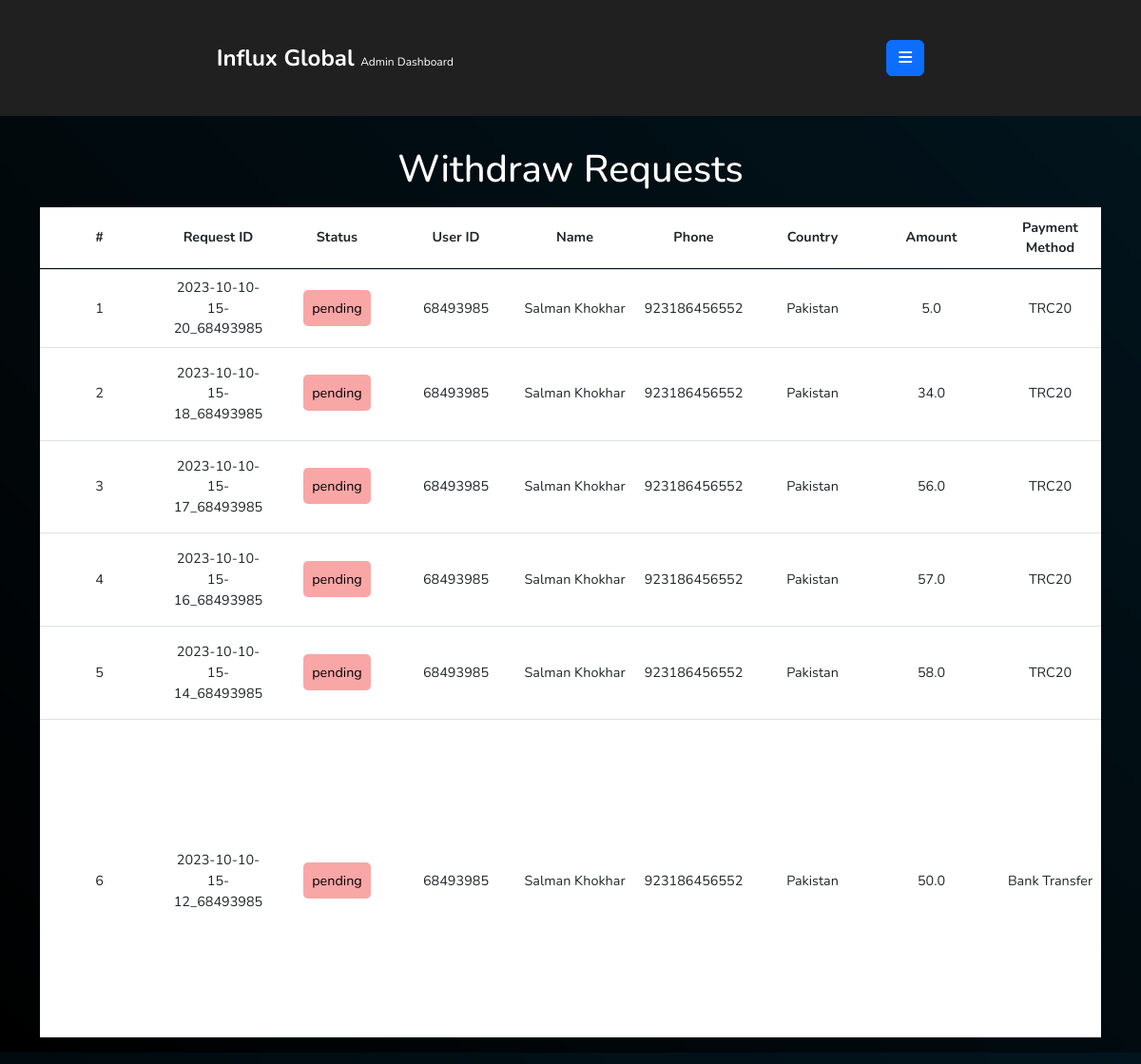
The app's page /admin/withdraw_requests (signed in) with its own data.
### backend.py (models this page shows)
class paymentResquests(db.Model):
    req_id = db.Column(db.String(50), primary_key=True)
    user_id = db.Column(db.String(50), nullable=True, unique=False)
    name = db.Column(db.String, nullable=True, unique=False)
    phone = db.Column(db.String(50), nullable=True, unique=False)
    country = db.Column(db.String, nullable=True, unique=False)
    user_time = db.Column(db.String, nullable=True, unique=False)
    admin_time = db.Column(db.String, nullable=True, unique=False)
    status = db.Column(db.String(20), nullable=True, unique=False)
    amount = db.Column(db.Float, nullable=True, unique=False)
    account_details = db.Column(db.String, nullable=True, unique=False)
    payment_method = db.Column(db.String, nullable=True, unique=False)

### backend.py (the view)
@app.route("/admin/withdraw_requests", methods=["GET"])
def admin_withDraw_requests():
    if request.method == "GET":
        if "adminuser" in session:
            paymentReqList = paymentResquests.query.all()
            paymentReqList.reverse()
            return render_template('admin/withdraw_reqs.html', paymentReqList=paymentReqList, currentNavlinkSpanText="Withdraw", getAccountDetails=getAccountDetails)
        else:
            return redirect("/admin/login")

### backend.py (called while the page is built)
def getAccountDetails(req_id):
    with app.app_context():
        selected_paymentRequest = paymentResquests.query.filter_by(req_id=req_id).first()
        accountDetailsDict =  json.loads(selected_paymentRequest.account_details)
        accountDetailsString = ""
        for key in accountDetailsDict:
            accountDetailsString += f"<p>{key} : {accountDetailsDict[key]}</p><br>"
        return accountDetailsString

### templates/admin/withdraw_reqs.html (shortened to what this page needs)
<!doctype html>
{% extends 'admin/movies.html' %}
{% block main %}
<h1 class="my-3 text-center">Withdraw Requests</h1>
        <div class="tableWrapper">
        <table id="moviesTable" class="table">
            <thead>
              <tr>
                <th scope="col">#</th>
                <th scope="col">Request ID</th>
                <th scope="col">Status</th>
                <th scope="col">User ID</th>
                <th scope="col">Name</th>
                <th scope="col">Phone</th>
                <th scope="col">Country</th>
                <th scope="col">Amount</th>
                <th scope="col">Payment Method</th>
              </tr>
            </thead>
            <tbody>
                {% for req in paymentReqList %}
                <tr>
                    <td>{{ paymentReqList.index(req) + 1 }}</td>
                    <td>{{ req.req_id }}</td>
                    {% if req.status == "pending" %}
                    <td><span class="paymentReqStatus pending">{{ req.status }}</span></td>
                    {% else %}
                    <td><span class="paymentReqStatus complete">{{ req.status }}</span></td>
                    {% endif %}
                    <td>{{ req.user_id }}</td>
                    <td>{{ req.name }}</td>
                    <td>{{ req.phone }}</td>
                    <td>{{ req.country }}</td>
                    <td>{{ req.amount }}</td>
                    <td>{{ req.payment_method }}</td>
                </tr>
                {% endfor %}
            </tbody>
          </table></div>
{% endblock main %}

### static/css/comman.css (style rules this page uses)
* { padding: 0px; margin: 0px; color: white; font-family: 'Nunito', sans-serif; }
html { scroll-behavior: smooth; }

### static/css/admin/style.css (style rules this page uses)
body { background: linear-gradient(45deg, black, transparent); background-color: #02151e; }
div.tableWrapper { overflow: auto; height: 62vh; }
#moviesTable { position: relative; }
#moviesTable thead { position: sticky; top: 0px; background: #000058; height: 65px; }
#moviesTable th, td { text-align: center; vertical-align: middle; font-size: 0.9rem; min-width: 125px; }
span.paymentReqStatus { color: black; padding: 9px; border-radius: 5px; }
span.paymentReqStatus.pending { background-color: #f9a6a6; }

### records on screen
paymentResquests: paymentReqList "1", req_id "2023-10-10-15-20_68493985", status "pending", user_id "68493985", name "Salman Khokhar", phone "923186456552", country "Pakistan", amount "5.0", payment_method "TRC20"
paymentResquests: paymentReqList "2", req_id "2023-10-10-15-18_68493985", status "pending", user_id "68493985", name "Salman Khokhar", phone "923186456552", country "Pakistan", amount "34.0", payment_method "TRC20"
paymentResquests: paymentReqList "3", req_id "2023-10-10-15-17_68493985", status "pending", user_id "68493985", name "Salman Khokhar", phone "923186456552", country "Pakistan", amount "56.0", payment_method "TRC20"
paymentResquests: paymentReqList "4", req_id "2023-10-10-15-16_68493985", status "pending", user_id "68493985", name "Salman Khokhar", phone "923186456552", country "Pakistan", amount "57.0", payment_method "TRC20"
paymentResquests: paymentReqList "5", req_id "2023-10-10-15-14_68493985", status "pending", user_id "68493985", name "Salman Khokhar", phone "923186456552", country "Pakistan", amount "58.0", payment_method "TRC20"
paymentResquests: paymentReqList "6", req_id "2023-10-10-15-12_68493985", status "pending", user_id "68493985", name "Salman Khokhar", phone "923186456552", country "Pakistan", amount "50.0", payment_method "Bank Transfer"
